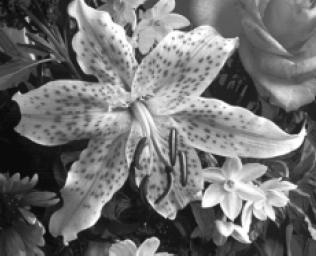
%> input picture exercise 1/flwr.jpg, 316 x 257 px
$ octave tamrin1_transform_log.m   (GNU Octave 9; MATLAB toolbox functions it lacks are replaced by stand-ins)
%> lines starting %> are read from the running program, lines starting %| are printed output that depends on the picture
[filename , pathname] = uigetfile({'*.png';'*.jpg';'*.gif';'*.tif';'*.bmp';},'Select a pic');
%> the answer given: flwr.jpg
i=imread([pathname filename]);
%> i is the input picture: size 257x316x3 uint8; min 2, max 255, mean 112.9
if size(i,3)>1
    i=rgb2gray(i);
%> i: size 257x316 uint8
end
i2=double(i);
%c=46;
c=1;
i2=c*log(i2+1);
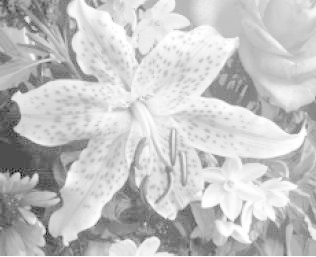
%> i2: size 257x316 double; min 1.1, max 5.55, mean 4.52; drawn with min black and max white
subplot(1,2,1), imshow(uint8(i)), title('before ')
subplot(1,2,2), imshow(uint8(i2),[]), title('after ')
%> after `imshow(uint8(i2),[])`:
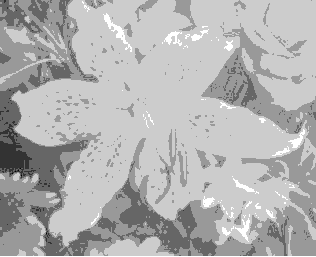
%> displayed picture: size 257x316, on the screen's scale of 0 to 255; min 0, max 255, mean 177.5

$ run again, on exercise 1/house.tif
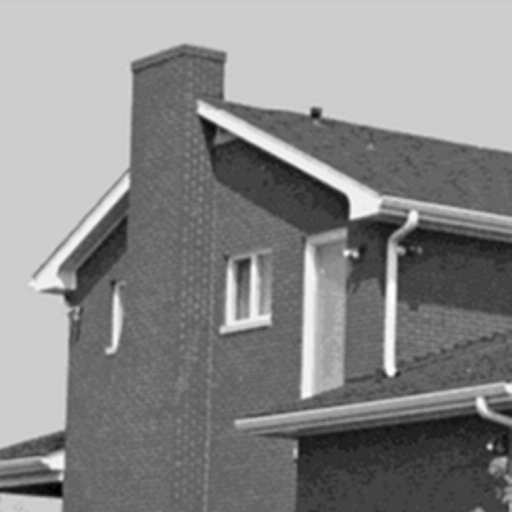
%> input picture exercise 1/house.tif, 512 x 512 px
%> i is the input picture: size 512x512 uint8; min 0, max 254, mean 136.5
%> `i2=c*log(i2+1);`:
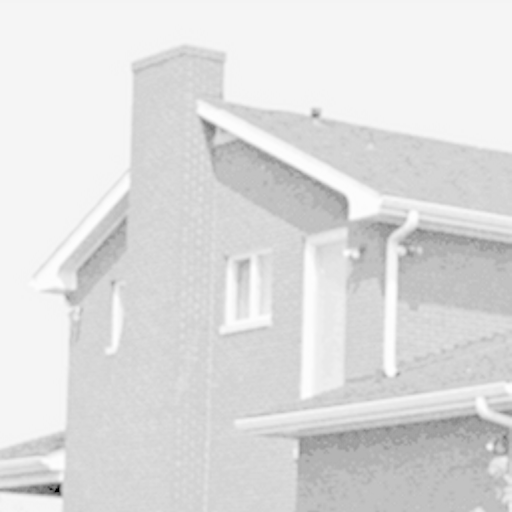
%> i2: size 512x512 double; min 0, max 5.54, mean 4.82; drawn with min black and max white
%> `imshow(uint8(i2),[])`:
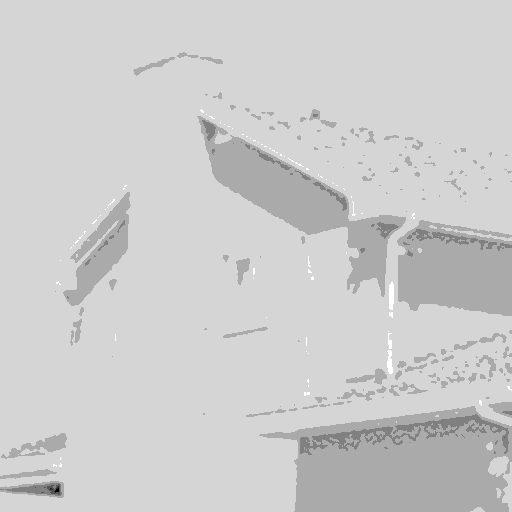
%> displayed picture: size 512x512, on the screen's scale of 0 to 255; min 0, max 255, mean 204.6

$ run again, on exercise 1/lake.tif
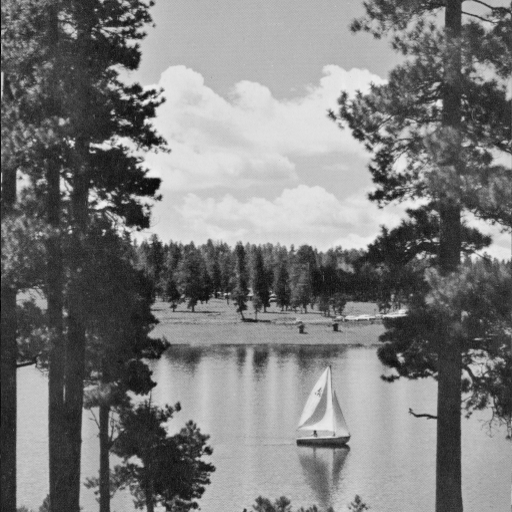
%> input picture exercise 1/lake.tif, 512 x 512 px
%> i is the input picture: size 512x512 uint8; min 1, max 240, mean 124.4
%> `i2=c*log(i2+1);`:
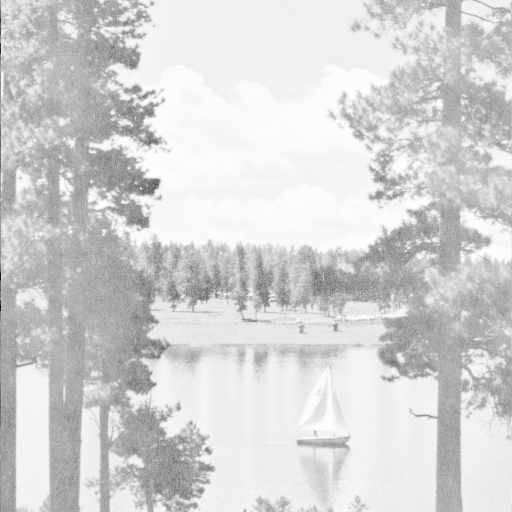
%> i2: size 512x512 double; min 0.693, max 5.48, mean 4.66; drawn with min black and max white
%> `imshow(uint8(i2),[])`:
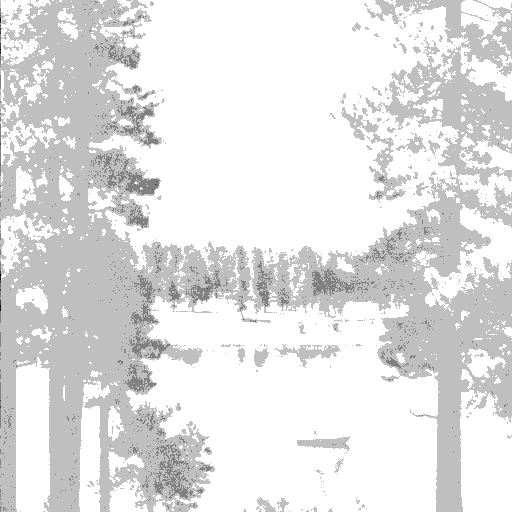
%> displayed picture: size 512x512, on the screen's scale of 0 to 255; min 0, max 255, mean 226.9
